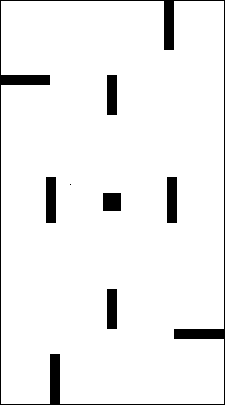
#> input picture RRT/1.png, 225 x 405 px
$ python rrt_test.py
#> lines starting #> are read from the running program, lines starting #| are printed output that depends on the picture; after the words box and inside, x2 and y2 are one past the last pixel; in counts of white or black regions, pixels touching at a corner belong together
import numpy as np
import random, sys, math, os.path
from matplotlib.pyplot import imread
from matplotlib import pyplot as ppl
from matplotlib import cm

MIN_NUM_VERT = 20 # Minimum number of vertex in the graph
MAX_NUM_VERT = 1500 # Maximum number of vertex in the graph
STEP_DIS = 20 # Maximum distance between two vertex
SEED = None # For random numbers
MAP_IMG = "./1.png"
MAP_IMG1 = './lab-map-scaled.png'

def find_Nearest_Point(points, point):
    best = (sys.maxsize, sys.maxsize, sys.maxsize)
    for p in points:
        if p == point:
            continue
        dist = math.sqrt( ( p[0] - point[0] ) ** 2 + ( p[1] - point[1]) ** 2 )
        if dist < best[2]:
            best = (p[0], p[1], dist)
    return (best[0], best[1])

def connect_Points(a, b, img):
    newPoints = []
    newPoints.append([ b[0], b[1] ])
    step = [ (a[0] - b[0]) / float(STEP_DIS), (a[1] - b[1]) / float(STEP_DIS) ]

    # Set small steps to check for walls
    pointsNeeded = int(math.floor(max(math.fabs(step[0]), math.fabs(step[1]))))

    if ( math.fabs(step[0]) > math.fabs(step[1]) ):
        if( step[0] >= 0 ):
            step = [ 1, step[1] / math.fabs(step[0]) ]
        else:
            step = [ -1, step[1] / math.fabs(step[0]) ]

    else:
        if( step[1] >= 0 ):
            step = [ step[0] / math.fabs(step[1]), 1 ]
        else:
            step = [ step[0]/math.fabs(step[1]), -1 ]

    blocked = False
    for i in range( pointsNeeded + 1 ): # Creates points between graph and solitary point
        for j in range(STEP_DIS): # Check if there are walls between points
            coordX = round(newPoints[i][0] + step[0] * j)
            coordY = round(newPoints[i][1] + step[1] * j)

            if( coordX == a[0] and coordY == a[1] ):
                break
            if( coordY >= len(img) or coordX >= len(img[0]) ):
                break
            if( img[int(coordY)][int(coordX)] * 255 < 255 ):
                blocked = True
            if blocked:
                break

        if blocked:
            break
        if not (coordX == a[0] and coordY == a[1]):
            newPoints.append([ newPoints[i][0] + (step[0] * STEP_DIS), newPoints[i][1] + (step[1] * STEP_DIS) ])

    if not blocked:
        newPoints.append([ a[0], a[1] ])

    return newPoints

def searchPath(graph, point, path):
    for i in graph:
        if point == i[0]:
            p = i

    if p[0] == graph[-1][0]:
        return path

    for link in p[1]:
        path.append(link)
        finalPath = searchPath(graph, link, path)

        if finalPath != None:
            return finalPath
        else:
            path.pop()


def add_To_Graph(ax, graph, newPoints, point):
    if len(newPoints) > 1: # If there is anything to add to the graph
        for p in range(len(newPoints) - 1):
            nearest = [ nearest for nearest in graph if (nearest[0] == [ newPoints[p][0], newPoints[p][1] ]) ]
            nearest[0][1].append(newPoints[p + 1])
            graph.append((newPoints[p + 1], []))

            if not p == 0:
                ax.plot(newPoints[p][0], newPoints[p][1], '+k') # First point is already painted

            ax.plot([ newPoints[p][0], newPoints[p+1][0] ], [ newPoints[p][1], newPoints[p+1][1] ], color='k', linestyle='-', linewidth=1)

        if point in newPoints:
            ax.plot(point[0], point[1], '.g') # Last point is green
        else:
            ax.plot(newPoints[p + 1][0], newPoints[p + 1][1], '+k') # Last point is not green


def rapidlyExploringRandomTree(ax, img, start, goal, seed=None):
    hundreds = 100
    random.seed(seed)
    points = []
    graph = []
    points.append(start)
    graph.append((start, []))
    print ('Generating and conecting random points')
    occupied = True
    phaseTwo = False

  # Phase two values (points 5 step distances around the goal point)
    minX = max(goal[0] - 5 * STEP_DIS, 0)
    maxX = min(goal[0] + 5 * STEP_DIS, len(img[0]) - 1)
    minY = max(goal[1] - 5 * STEP_DIS, 0)
    maxY = min(goal[1] + 5 * STEP_DIS, len(img) - 1)

    i = 0
    while (goal not in points) and (len(points) < MAX_NUM_VERT):
        if (i % 100) == 0:
            print (i, 'points randomly generated')

        if (len(points) % hundreds) == 0:
            print (len(points), 'vertex generated')
            hundreds = hundreds + 100

        while(occupied):
            if phaseTwo and (random.random() > 0.8):
                point = [ random.randint(minX, maxX), random.randint(minY, maxY) ]
            else:
                point = [ random.randint(0, len(img[0]) - 1), random.randint(0, len(img) - 1) ]

            if(img[point[1]][point[0]] * 255 == 255):
                occupied = False

        occupied = True

        nearest = find_Nearest_Point(points, point)
        newPoints = connect_Points(point, nearest, img)
        add_To_Graph(ax, graph, newPoints, point)
        newPoints.pop(0) # The first element is already in the points list
        points.extend(newPoints)
        ppl.draw()
        i = i + 1

        if len(points) >= MIN_NUM_VERT:
            if not phaseTwo:
                print ('Phase Two')
        phaseTwo = True

        if phaseTwo:
            nearest = find_Nearest_Point(points, goal)
            newPoints = connect_Points(goal, nearest, img)
            add_To_Graph(ax, graph, newPoints, goal)
            newPoints.pop(0)
            points.extend(newPoints)
            ppl.draw()

        if goal in points:
            print ('Goal found, total vertex in graph:', len(points), 'total random points generated:', i)
            path = searchPath(graph, start, [start])

            for i in range(len(path)-1):
                ax.plot([ path[i][0], path[i+1][0] ], [ path[i][1], path[i+1][1] ], color='g', linestyle='-', linewidth=2)
                ppl.draw()

            print ('Showing resulting map')
            print ('Final path:', path)
            print ('The final path is made from:', len(path),'connected points')
        else:
            path = None
            print ('Reached maximum number of vertex and goal was not found')
            print ('Total vertex in graph:', len(points), 'total random points generated:', i)
            print ('Showing resulting map')

    ppl.show()
    return path

def get_obstacle():
    fixed_obstacle = {
        'B1': [ 7.08, 1.00, 8.08, 1.2],
        'B2': [ 5.78, 2.14 ,6.58 , 2.34],
        'B3': [ 6.58, 3.48, 6.78, 4.48],
        'B4': [ 3.54, 0.935, 4.45 , 1.135],
        'B5': [ 3.864, 2.064, 4.216, 2.416],
        'B6': [ 3.54, 3.345, 4.45 , 3.545],
        'B7': [ 1.5, 0, 1.7, 1],
        'B8': [ 1.5, 2.14, 2.3, 2.34],
        'B9': [ 0, 3.28, 1, 3.48],
        'B10': [ 0, 0, 0.02, 4.48 ],
        'B11': [ 8.08, 0, 8.1, 4.48],
        'B12': [ 0, 0, 8.1, 0.02 ],
        'B13': [ 0, 4.48, 8.08, 4.50 ]
    }

    ox1, oy1, ox2, oy2 = [], [], [], []

    for name in fixed_obstacle:
        ox1.append( fixed_obstacle[name][0] / 0.02 )
        oy1.append( fixed_obstacle[name][1] / 0.02 )
        ox2.append( fixed_obstacle[name][2] / 0.02 )
        oy2.append( fixed_obstacle[name][3] / 0.02 )

    obstacles = list(zip(ox1, oy1, ox2, oy2))
    # 8.08 / 0.02 = 404
    # 4.48 / 0.02 = 224
    obstacle_map = np.full( ( 405, 225 ) , 255 )

    for pos in obstacles:
        for x in np.arange( pos[0], pos[2] ):
            for y in np.arange( pos[1], pos[3] ):
                obstacle_map[ (int)(x), (int)(y) ] = 0

    return obstacle_map

ori_obstacle_map = get_obstacle()
g_obstacle_map = get_obstacle()

def update(obstacle):
    # print( obstacle )
    global g_obstacle_map
    g_obstacle_map = ori_obstacle_map
    for( xx, yy ) in obstacle:
        for x in np.arange( xx / 0.02 - 7.5, xx / 0.02 + 7.5 ):
            for y in np.arange( yy / 0.02 - 7.5, yy / 0.02 + 7.5 ):
                g_obstacle_map[ (int)(x), (int)(y) ] = 0


def show( map, path ):
    x_0, y_0 = [], []
    x_1, y_1 = [], []

    for i in range( 0, 405 ):
        for j in range( 0, 225 ):
            if( map[i][j] == 0 ):
              x_1.append(i)
              y_1.append(j)

    for i in path:
        y_0.append( i[0] )
        x_0.append( i[1] )

    ppl.clf()
    ppl.plot( x_1, y_1, '.g' )
    ppl.plot( x_0, y_0, '.b' )
    ppl.show( block = True )

def main():
    img = imread(MAP_IMG)
#> img: shape (405, 225) float32; values 0 (black) and 1 (white), 94.2% white; 7 black regions (1 under 20 px), largest, box (x1, y1, x2, y2) and area: (0, 0, 225, 405) 3236, (46, 177, 56, 223) 460, (167, 177, 177, 223) 460, (107, 75, 117, 115) 400, (107, 289, 117, 329) 400, (103, 193, 121, 211) 324
    img1 = imread(MAP_IMG1)
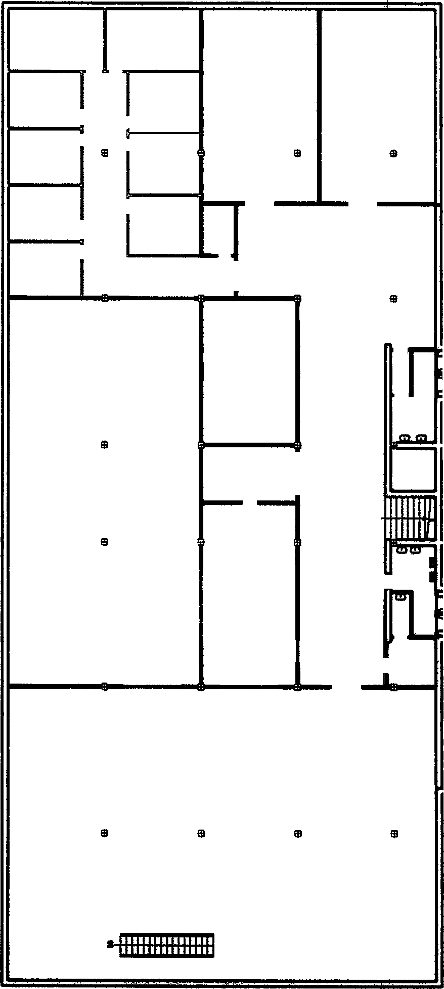
#> input picture RRT/lab-map-scaled.png, 444 x 989 px
#> img1 is the input picture: shape (989, 444, 4) float32; mean R, G, B, A 0.915, 0.915, 0.915, 1
    print( len(img), len(img1) )
#| 405 989
    start = [ 100 , 100 ]
    goal = [ 200, 250 ]
    fig = ppl.gcf()
    fig.clf()
    ax = fig.add_subplot(1, 1, 1)
    ax.imshow(img, cmap=cm.Greys_r)
    ax.axis('image')
    ppl.draw()
    print ('Map is', len(img[0]), 'x', len(img))
#| Map is 225 x 405
    path = rapidlyExploringRandomTree(ax, img, start, goal, seed=SEED)
#> in rapidlyExploringRandomTree, `maxX = min(goal[0] + 5 * STEP_DIS, len(img[0]) - 1)`: maxX = 224
#> in rapidlyExploringRandomTree, `maxY = min(goal[1] + 5 * STEP_DIS, len(img) - 1)`: maxY = 350
#> the loop in rapidlyExploringRandomTree, `while (goal not in points) and (len(points) < MAX_NUM_VERT):` made 1 pass
#| Goal found, total vertex in graph: 13 total random points generated: 1
#> after the loop in rapidlyExploringRandomTree, `while (goal not in points) and (len(points) < MAX_NUM_VERT):`: hundreds = 100; i = 11; points = [[100, 100], [92.17, 120], [84.34, 140], [76.51, 160], [68.68, 180], [60.85, 200], [80.85, 207.2], [100.8, 214.4], [120.8, 221.6], [140.8, 228.7], [160.8, 235.9], [180.8, 243.1], [200, 250]]
#> in rapidlyExploringRandomTree, `ppl.show()`:
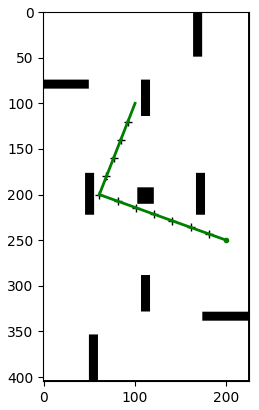
#> figure drawn by matplotlib, 1 panel
#> path has the same summary as points in rapidlyExploringRandomTree
    # print( path )
    '''
    x, y = [], []
    ax.imshow(img, cmap=cm.Greys_r)
    for i in path:
        x.append( i[0] )
        y.append( i[1] )
    ppl.plot( x, y, '.b' )
    ppl.show()
    '''
    show( get_obstacle(), path )
#> the loop in show, `for i in path:` made 13 passes
#> after the loop in show, `for i in path:`: x_0 = [100, 120, 140, 160, 180, 200, 207.2, 214.4, 221.6, 228.7, 235.9, 243.1, 250]; y_0 = [100, 92.17, 84.34, 76.51, 68.68, 60.85, 80.85, 100.8, 120.8, 140.8, 160.8, 180.8, 200]
#> in show, `ppl.show( block = True )`:
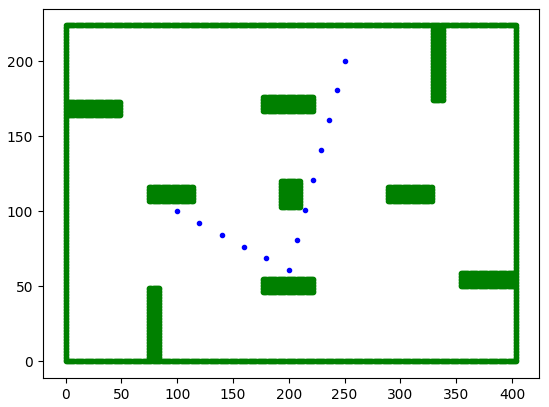
#> figure drawn by matplotlib, 1 panel; curve peaks at x = 250, y = 200


main()
